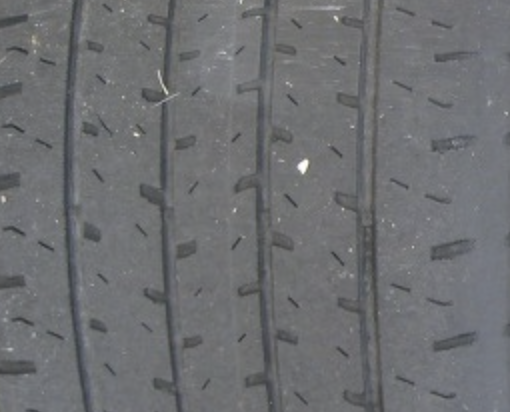
#> input picture project_tire/bad.png, 510 x 412 px
$ python main.py
#> lines starting #> are read from the running program, lines starting #| are printed output that depends on the picture; after the words box and inside, x2 and y2 are one past the last pixel; in counts of white or black regions, pixels touching at a corner belong together
import cv2
import numpy as np
import sys
from sklearn.cluster import KMeans
import matplotlib.image as mpimg
from matplotlib import pyplot as plt

# grayscale


def bgr2gray(bgr_img):
    # BGR 색상값
    b = bgr_img[:, :, 0]
    g = bgr_img[:, :, 1]
    r = bgr_img[:, :, 2]
    result = ((0.299 * r) + (0.587 * g) + (0.114 * b))
    # imshow 는 CV_8UC3 이나 CV_8UC1 형식을 위한 함수이므로 타입변환
    return result.astype(np.uint8)


input_bad = cv2.imread("bad.png", cv2.IMREAD_COLOR)  # 마모타이어 인풋
#> input_bad is the input picture: shape (412, 510, 3); mean B, G, R 114, 111.5, 110
bgr_bad = bgr2gray(input_bad)
cv2.namedWindow('GrayScale bad')
# 지정한윈도우에 이미지를 보여준다.
cv2.imshow("GrayScale bad", bgr_bad)
# 지정한 시간만큼 사용자의 키보드입력을 대기한다. 0으로하면 키보드대기입력을 무한히 대기하도록한다.
cv2.waitKey(0)
cv2.imwrite("bgr2gray_bad.jpg", bgr_bad)

input_good = cv2.imread("good.png", cv2.IMREAD_COLOR)  # 정상타이어 인풋
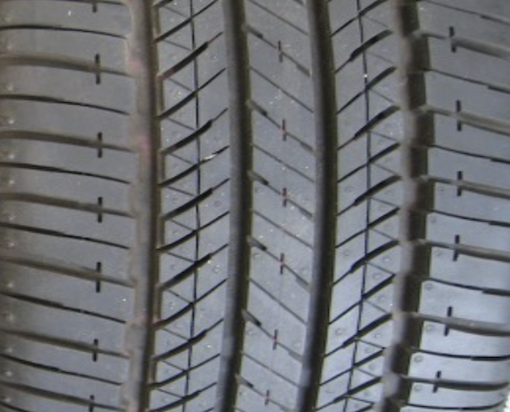
#> input picture project_tire/good.png, 510 x 412 px
#> input_good is the input picture: shape (412, 510, 3); mean B, G, R 115.6, 111.9, 109.9
bgr_good = bgr2gray(input_good)
#> in bgr2gray (call 2), `b = bgr_img[:, :, 0]`:
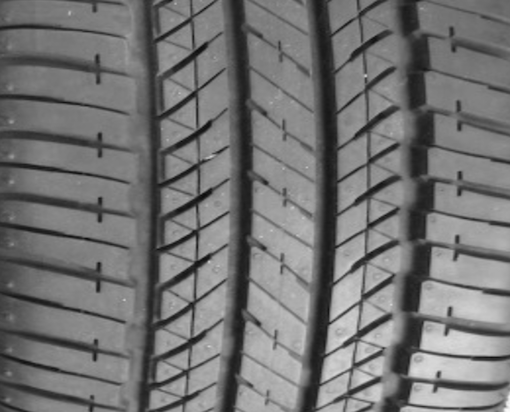
#> b: shape (412, 510); min 11, max 250, mean 115.6
#> in bgr2gray (call 2), `r = bgr_img[:, :, 2]`:
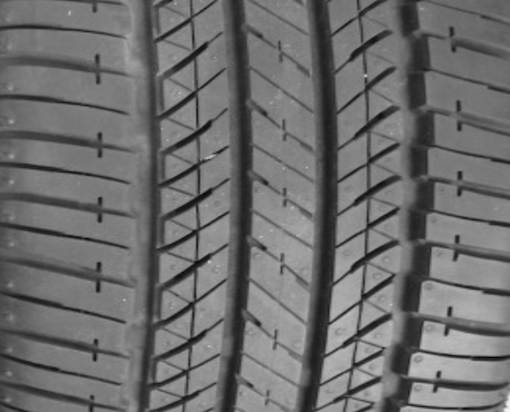
#> r: shape (412, 510); min 4, max 245, mean 109.9
cv2.namedWindow('GrayScale good')
# 지정한윈도우에 이미지를 보여준다.
cv2.imshow("GrayScale good", bgr_good)
# 지정한 시간만큼 사용자의 키보드입력을 대기한다. 0으로하면 키보드대기입력을 무한히 대기하도록한다.
cv2.waitKey(0)
cv2.imwrite("bgr2gray_good.jpg", bgr_good)

# bi
input_bgr_bad = cv2.imread("bgr2gray_bad.jpg")
#> input_bgr_bad: shape (412, 510, 3); min 52, max 254, mean 110.8

input_bgr_bad = cv2.resize(input_bgr_bad, dsize=(0, 0), fx=2, fy=2)
#> input_bgr_bad: shape (824, 1020, 3)

dst1 = cv2.bilateralFilter(input_bgr_bad, -1, 10, 10)

cv2.imshow("dst1", dst1)


cv2.waitKey()
cv2.imwrite("bi_bad.jpg", dst1)


input_bgr_good = cv2.imread("bgr2gray_good.jpg")
#> input_bgr_good: shape (412, 510, 3); min 6, max 248, mean 111.3

input_bgr_good = cv2.resize(input_bgr_good, dsize=(0, 0), fx=2, fy=2)
#> input_bgr_good: shape (824, 1020, 3)

dst2 = cv2.bilateralFilter(input_bgr_good, -1, 10, 10)

cv2.imshow("dst2", dst2)

cv2.waitKey()
cv2.imwrite("bi_good.jpg", dst2)


# 2진화

src1 = cv2.imread("bi_bad.jpg")
#> src1: shape (824, 1020, 3); min 56, max 251, mean 110.7
ret, res1 = cv2.threshold(src1, 100, 255, cv2.THRESH_BINARY)
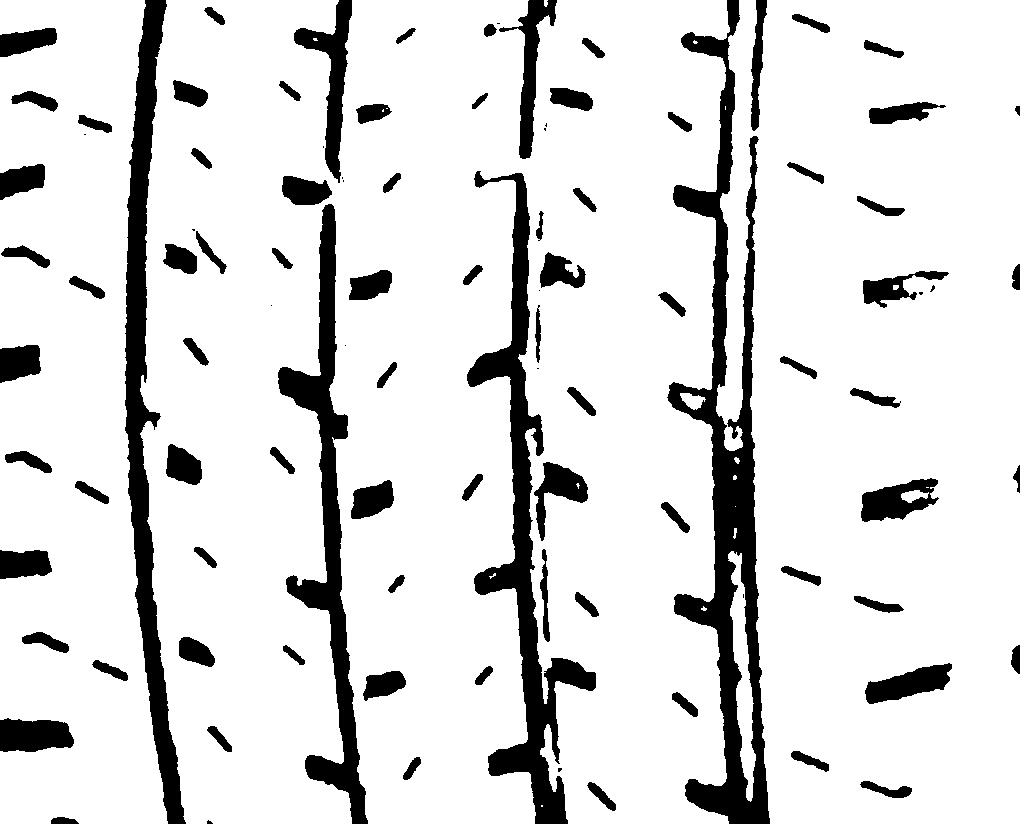
#> res1: shape (824, 1020, 3); 86.4% white; 100 black regions (17 under 20 px), largest, box (x1, y1, x2, y2) and area: (667, 0, 770, 824) 24546, (467, 171, 596, 824) 16658, (125, 0, 186, 824) 15272
cv2.imshow("2_bad", res1)
cv2.waitKey()
cv2.imwrite("thr_bad.jpg", res1)


src2 = cv2.imread("bi_good.jpg")
#> src2: shape (824, 1020, 3); min 15, max 245, mean 111.2
ret, res2 = cv2.threshold(src2, 100, 255, cv2.THRESH_BINARY)
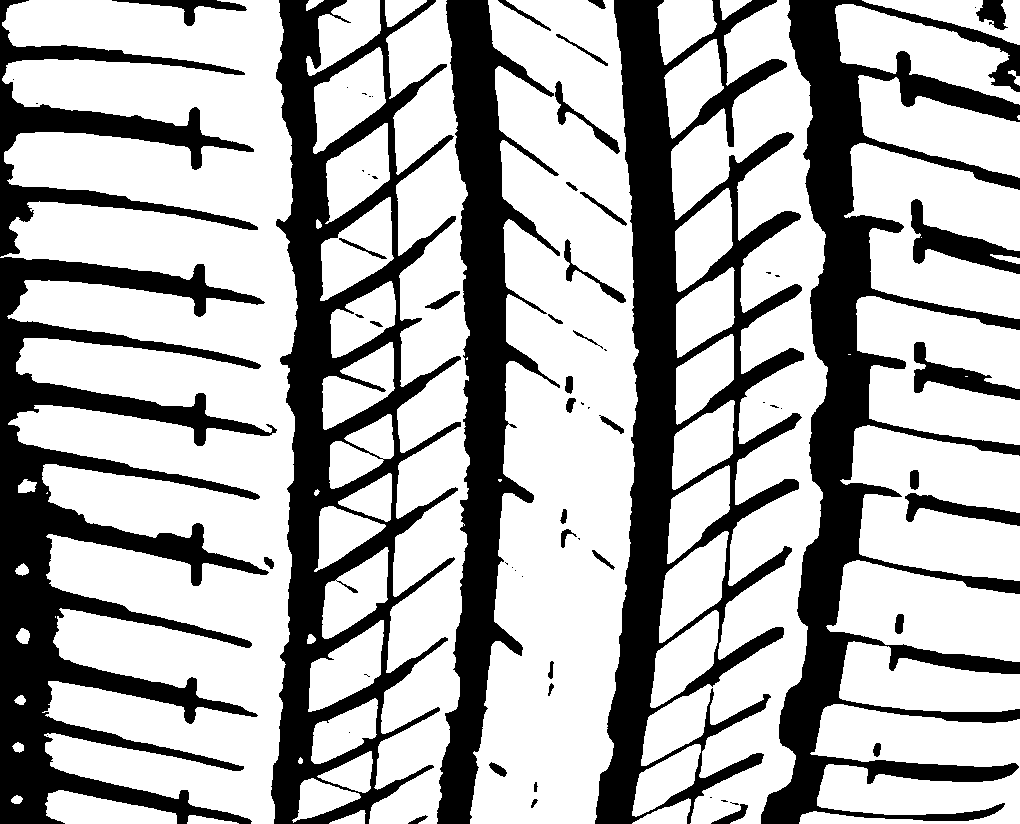
#> res2: shape (824, 1020, 3); 67.6% white; 70 black regions (29 under 20 px), largest, box (x1, y1, x2, y2) and area: (761, 0, 1020, 824) 55263, (595, 0, 804, 824) 54458, (0, 257, 277, 824) 51411
cv2.imshow("2_good", res2)
cv2.waitKey()
cv2.imwrite("thr_good.jpg", res2)

cv2.destroyAllWindows()


res1 = cv2.cvtColor(res1, cv2.COLOR_BGR2RGB)
res2 = cv2.cvtColor(res2, cv2.COLOR_BGR2RGB)

print(res1.shape)
#| (824, 1020, 3)
print(res2.shape)
#| (824, 1020, 3)

res1 = res1.reshape((res1.shape[0] * res1.shape[1], 3))
res2 = res2.reshape((res2.shape[0] * res2.shape[1], 3))

print(res1.shape)
#| (840480, 3)
print(res2.shape)
#| (840480, 3)

k = 2  # 예제는 5개로 나누겠습니다
clt1 = KMeans(n_clusters=k)
clt1.fit(res1)

clt2 = KMeans(n_clusters=k)
clt2.fit(res2)


def centroid_histogram(clt):
    # grab the number of different clusters and create a histogram
    # based on the number of pixels assigned to each cluster
    numLabels = np.arange(0, len(np.unique(clt.labels_)) + 1)
    (hist, _) = np.histogram(clt.labels_, bins=numLabels)

    # normalize the histogram, such that it sums to one
    hist = hist.astype("float")
    hist /= hist.sum()

    # return the histogram
    return hist


hist1 = centroid_histogram(clt1)
hist2 = centroid_histogram(clt2)
print(hist1)
print(hist2)
